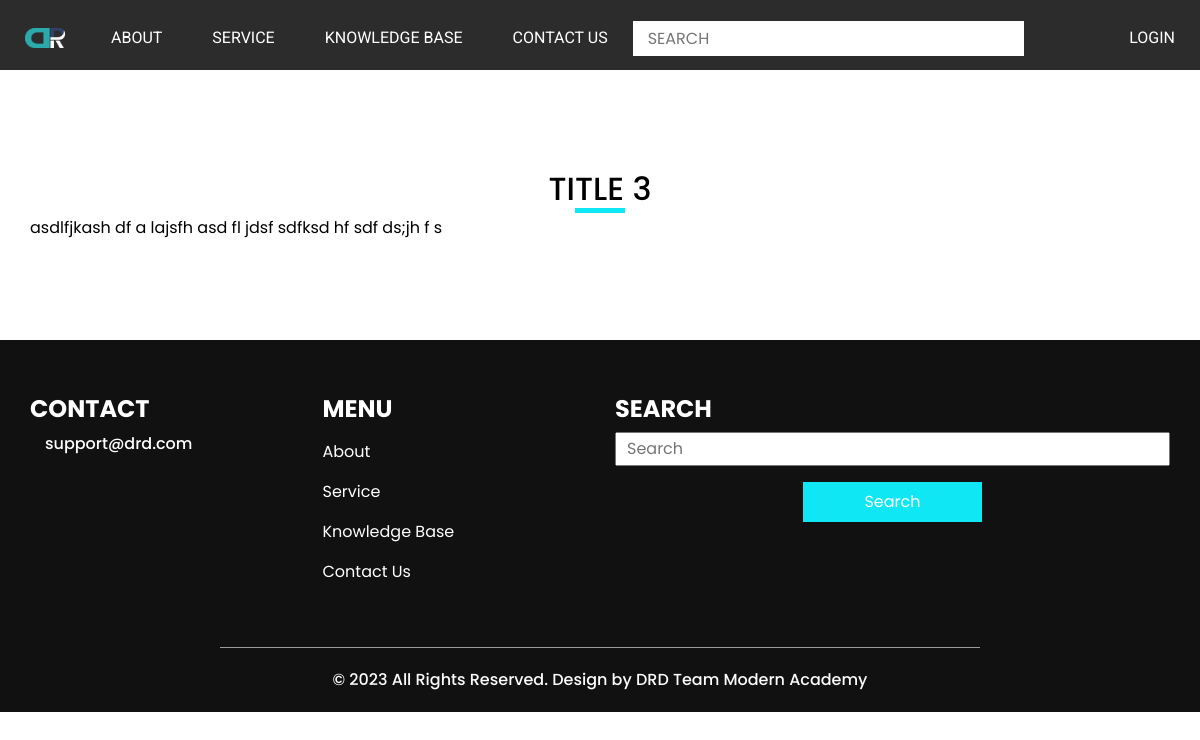
Page /article.php?id=2 on the committed database.
### tables this page shows
CREATE TABLE `knowledge` (
  `id` int(11) NOT NULL,
  `title` varchar(500) NOT NULL,
  `content` varchar(10000) NOT NULL
);

### database/connection.php (called while the page is built, shortened)
<?php
class db
{
    public $host = "localhost";
    public $user = "root";
    public $password = "";
    public $database = "drd";
    public $connection;
    public function __construct() {
        $this->connection = new mysqli($this->host, $this->user, $this->password, $this->database);
        $this->connection->set_charset("utf8");
    }
    private function getNextRow ($query_result)
    {
        $result = array();
        while ($row = $query_result->fetch_assoc())
        {
            array_push($result, $row);
        }
        return $result;
    }
    public function readTable ($table_name,$extra='',$page = -1,$key = 'id',$order='DESC')
    {
        if ($page === -1)
        {
            $sql_query = "SELECT * FROM {$table_name} ".$extra;
        }
        else
        {
            $record_per_page = $this->getRecordsPerPage();
            $start_from = ($page - 1) * $record_per_page;
            $sql_query = "SELECT * FROM {$table_name} ".$extra." ORDER BY {$key} {$order} LIMIT $start_from, $record_per_page ";
        }
        $this->connection->set_charset("utf8");
        $result =  $this->connection->query($sql_query);
        return $this->getNextRow($result);
    }
}

### article.php (the view, shortened to what this page needs)
<?php
require_once ('functions.php');
$id = $_GET["id"];
$ar = $GLOBALS['db']->readTable("knowledge","WHERE id = '{$id}'");
?>
<!DOCTYPE html>
<html>
    <section class="about_section layout_padding">
    <div class="container">
      <div class="custom_heading-container ">
        <h2>
          <?php echo $ar[0]["title"];?>
        </h2>
      </div>
      <div class="detail-box">
        <?php
         echo $ar[0]["content"];
        ?>
      </div>
    </div>
  </section>

### css/style.css (style rules this page uses)
.layout_padding { padding: 100px 0; }
.custom_heading-container { display: -webkit-box; display: -ms-flexbox; display: flex; -webkit-box-pack: center; -ms-flex-pack: center; justify-content: center; }
.custom_heading-container h2 { text-transform: uppercase; position: relative; }
.custom_heading-container h2::after { content: ""; position: absolute; bottom: -5px; left: 50%; -webkit-transform: translateX(-50%); transform: translateX(-50%); width: 50px; height: 5px; background-color: #10e7f4; }

### css/responsive.css (style rules this page uses)
@media (min-width: 1200px) { .container { max-width: 1170px; } }

### rows in the picture
knowledge: title "TITLE 3", content "asdlfjkash df a lajsfh asd fl jdsf sdfksd hf sdf ds;jh f s"
